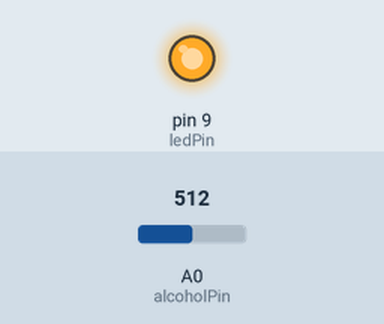
Recording of a sketch running on a simulated Arduino Uno, built with avr-gcc and run on an emulated ATmega328P. Shown: output pins drawn as LEDs (lit = HIGH). The inputs (shaded band) are chosen by the test bench; at power-on: A0 (alcoholPin) = 512.

Above: at 1.2 s.
1.3 s: A0 (alcoholPin) set to 308
2.8 s: A0 (alcoholPin) set to 292
At 3.4 s:
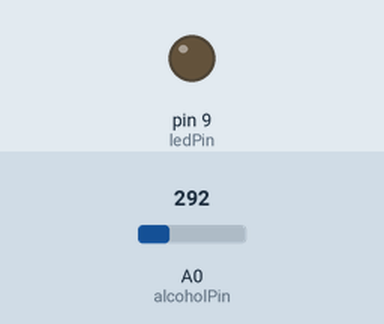
4.3 s: A0 (alcoholPin) set to 306
At 5.5 s:
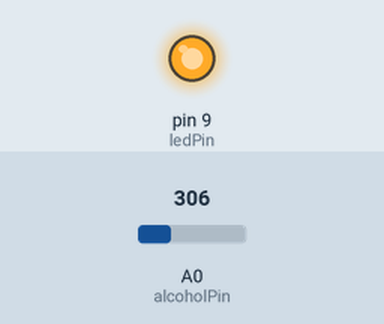
5.8 s: A0 (alcoholPin) set to 290
At 6.9 s:
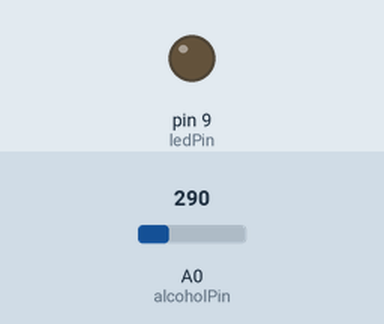
Timing chart, 0 to 8.3 s (numbered marks = the images above; inputs shaded):
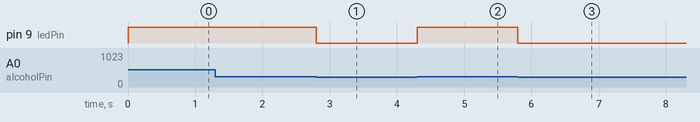

Measured:
- the behaviour switches between 301 and 300 on A0 (alcoholPin) (found by bisection; images 0 and 1)
- after the input at 1.3 s, every drawn part: stays the same
- after the input at 2.8 s, pin 9 (ledPin): HIGH → LOW at once
- after the input at 4.3 s, pin 9 (ledPin): LOW → HIGH at once
- after the input at 5.8 s, pin 9 (ledPin): HIGH → LOW at once

The sketch:

sketch.ino
```cpp
const int alcoholPin = A0; // Alcohol sensor pin
const int ledPin = 9;      // LED pin

void setup() {
  pinMode(ledPin, OUTPUT);
}

void loop() {
  int sensorValue = analogRead(alcoholPin);
  if (sensorValue > 300) { // Adjust threshold for alcohol detection
    digitalWrite(ledPin, HIGH); // Turn on LED
  } else {
    digitalWrite(ledPin, LOW); // Turn off LED
  }
}
```
